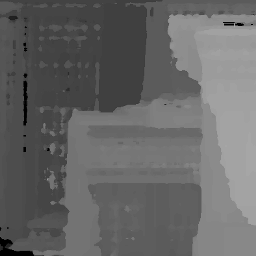
#> input picture Fusion_Optimized/new100stereo.png, 256 x 256 px, found by its file name
$ python distance.py
#> lines starting #> are read from the running program, lines starting #| are printed output that depends on the picture
from scipy.spatial import distance,cKDTree
import numpy as np
import cv2
from PIL import Image as im
import time

stereoImg=np.asarray(cv2.imread("/home/raghav/new100stereo.png",cv2.IMREAD_GRAYSCALE))
#> stereoImg is the input picture: shape (256, 256); min 0, max 166, mean 102.2
monoImg=np.asarray(cv2.imread("/home/raghav/new100mono.png",cv2.IMREAD_GRAYSCALE))
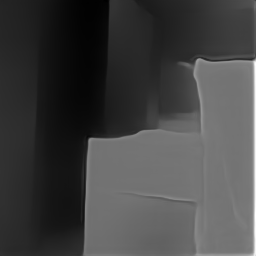
#> input picture Fusion_Optimized/new100mono.png, 256 x 256 px, found by its file name
#> monoImg is the input picture: shape (256, 256); min 0, max 255, mean 66.5
rgbImg=np.asarray(cv2.imread("/home/raghav/new100rgb.png"))
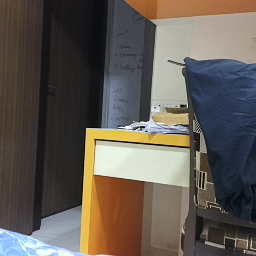
#> input picture Fusion_Optimized/new100rgb.png, 256 x 256 px, found by its file name
#> rgbImg is the input picture: shape (256, 256, 3); mean B, G, R 82.9, 90, 97.3


def fusion(orgimg,Zs,Zm):
    Zs=Zs+1e-7
    Zm=Zm+1e-7

    # [4 lines of commented-out code are left out]
    maxZs=np.max(Zs)
#> maxZs = 166
    maxZm_scale=255
    ratio=maxZs/maxZm_scale
#> ratio = 0.651
    Z_final=np.zeros(Zs.shape)
    # [4 lines of commented-out code are left out]
    Wc=get_Wc(orgimg)
    # [4 lines of commented-out code are left out]
    Nzm=Zm/maxZm_scale
    Nzs=Zs/maxZs
    Ws=np.where(Nzs>Nzm,Nzm/Nzs,Nzs/Nzm)

    Z_final=np.where(Zs==0,Zm*ratio,Wc*Zs+(1-Wc)*((1-Ws)*Zm*ratio+Ws*Zs))
    #print(np.max(Z_final))
    # print(Z_final)
    return Z_final

def get_Wc(frame):


    img=cv2.cvtColor(frame,cv2.COLOR_RGB2GRAY)


    img = cv2.GaussianBlur(img,(5,5),cv2.BORDER_DEFAULT)
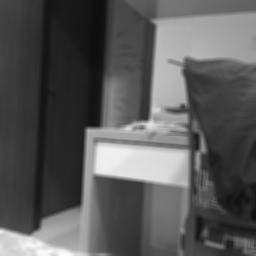
#> img: shape (256, 256); min 14, max 253, mean 88.7
    v = np.median(img)
#> v = 66
    sigma = 0.33
    lower_thresh = int(max(0, (1.0 - sigma) * v))
#> lower_thresh = 44
    upper_thresh = int(min(255, (1.0 + sigma) * v))
#> upper_thresh = 87
    imgCanny=cv2.Canny(img,lower_thresh,upper_thresh)
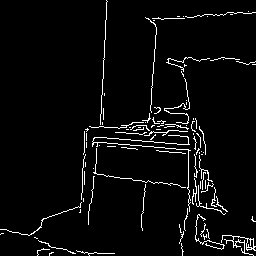
#> imgCanny: shape (256, 256); 4.1% white in thin lines or dots
    imgCanny=np.asarray(imgCanny)
    cv2.imshow("iCanny",imgCanny)
    cv2.waitKey(1)
    # print(imgCanny.shape)
    edges_coords=np.where(imgCanny==255)
#> edges_coords = 2690 positions, rows 0 to 255, columns 0 to 255
    edges_coords=np.column_stack((edges_coords[0],edges_coords[1]))
#> edges_coords = 2690 pairs, first value 0 to 255, second value 0 to 255
    # print(edges_coords)
    # print(imgCanny[0][42])
    tree = cKDTree(edges_coords)

    coords=np.where(stereoImg>-1)
#> coords = 65536 positions, rows 0 to 255, columns 0 to 255
    coords=np.column_stack((coords[0],coords[1]))
#> coords = 65536 pairs, first value 0 to 255, second value 0 to 255

    min_distance_arr=tree.query(coords,distance_upper_bound=5)[0].reshape(256,256)


    # [10 lines of commented-out code are left out]
    wc= 1/(1+np.exp(0.25*min_distance_arr))
    return wc

start_time=time.time()
Z_final=fusion(rgbImg,stereoImg,monoImg)

Z_final=cv2.normalize(np.float32(Z_final),None,0,1,norm_type=cv2.NORM_MINMAX)
Z_final = cv2.medianBlur(Z_final, 5)
Z_final=(Z_final*255).astype(np.uint8)
Z_final=cv2.applyColorMap(Z_final,cv2.COLORMAP_MAGMA)
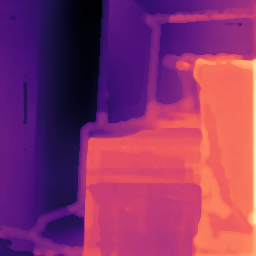
#> Z_final: shape (256, 256, 3); mean B, G, R 102.8, 49.8, 137.5
final_time=time.time()

print("INFERENCE TIME : " ,final_time-start_time)
# [6 lines of commented-out code are left out]
stereoImg=cv2.applyColorMap(stereoImg,cv2.COLORMAP_MAGMA)
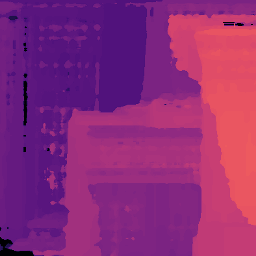
#> stereoImg: shape (256, 256, 3); mean B, G, R 121.4, 41.8, 141.1


# monoImg=cv2.normalize(np.float32(monoImg),None,0,1,norm_type=cv2.NORM_MINMAX)
# monoImg=(monoImg*255).astype(np.uint8)
monoImg=cv2.applyColorMap(monoImg,cv2.COLORMAP_MAGMA)
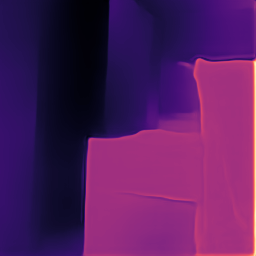
#> monoImg: shape (256, 256, 3); mean B, G, R 93.9, 28.2, 85.1


cv2.imshow("Fused Image",Z_final)
cv2.waitKey(1)

cv2.imshow("Stereo Image",stereoImg)
cv2.waitKey(1)

cv2.imshow("MIDAS Image",monoImg)
cv2.waitKey(1)

cv2.imshow("Original RGB Image",rgbImg)
cv2.waitKey(0)
